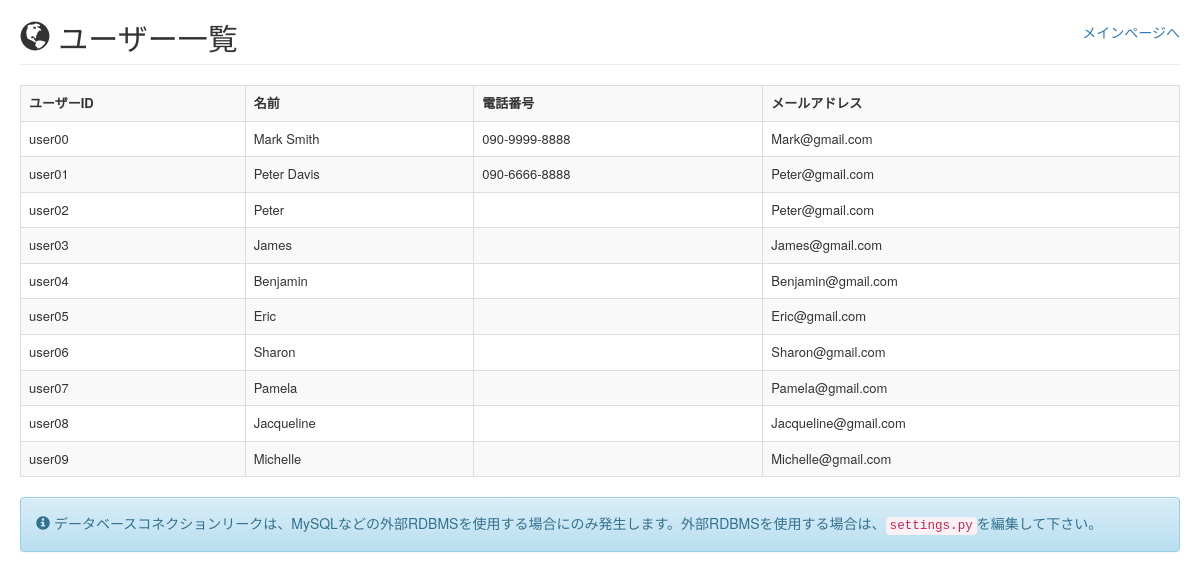
Page /dbconnectionleak/ on the earlier database version.
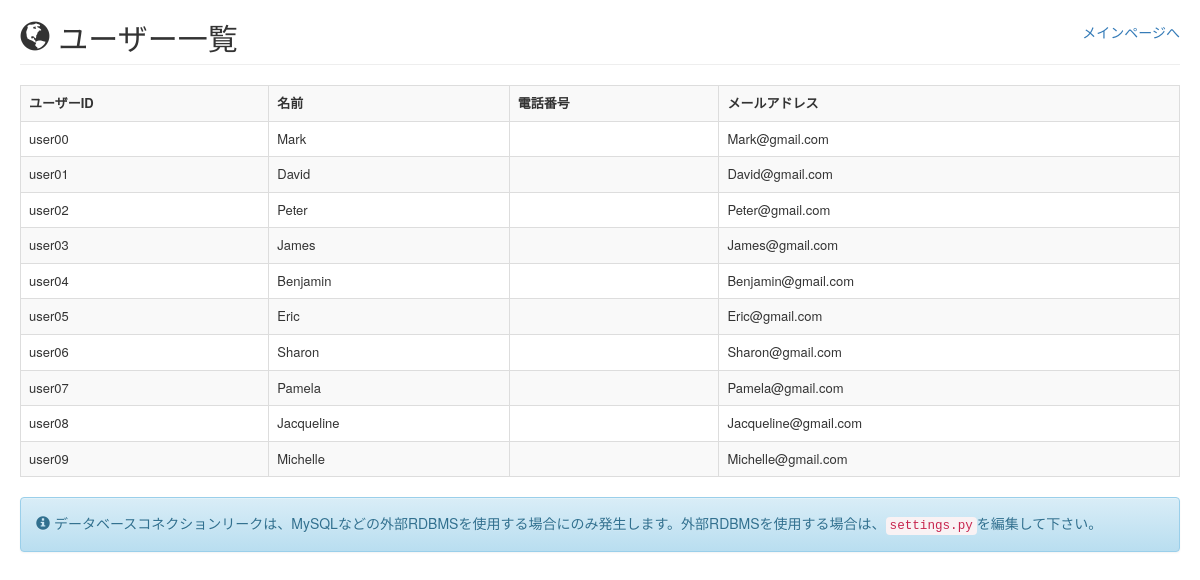
Same page on the later database version.
### easybuggy/models.py (models this page shows)
class User(models.Model):
    id = models.CharField(max_length=10, primary_key=True)
    name = models.CharField(max_length=30)
    password = models.CharField(max_length=30)
    secret = models.CharField(max_length=100)
    ispublic = models.CharField(max_length=5)
    phone = models.CharField(max_length=20, blank=True, null=True)
    mail = models.EmailField(max_length=100, blank=True, null=True)

### easybuggy/views.py (the view)
# urls.py: url(r'^dbconnectionleak/$', views.db_connection_leak, name='dbconnectionleak'),
def db_connection_leak(request):
    d = {
        'title': _('title.dbconnectionleak.page'),
        'note': _('msg.note.dbconnectionleak'),
    }
    c = connection.cursor()
    try:
        c.execute("SELECT id, name, phone, mail FROM easybuggy_user WHERE ispublic = 'true' ORDER BY id asc")
        d['users'] = c.fetchall()
    except Exception as e:
        logger.exception('Exception occurs: %s', e)
    finally:
        pass
    return render(request, 'dbconnectionleak.html', d)

### templates/dbconnectionleak.html
{% extends "base.html" %}
{% load i18n %}
{% block body %}
{% include "header.html" %}
<table class="table table-striped table-bordered table-hover" style="font-size: small;">
    <tr>
        <th>{% trans 'label.user.id' %}</th>
        <th>{% trans 'label.name' %}</th>
        <th>{% trans 'label.phone' %}</th>
        <th>{% trans 'label.mail' %}</th>
    </tr>
    {% for user in users %}
    <tr>
        <td>{{ user.0 }}</td>
        <td>{{ user.1 }}</td>
        <td>{{ user.2|default_if_none:'' }}</td>
        <td>{{ user.3|default_if_none:'' }}</td>
    </tr>
    {% endfor %}
</table>
{% include "messages.html" %}
{% endblock %}

Differences in the rows shown:
changed User "user00": name "Mark Smith" → "Mark"; phone "090-9999-8888" → (not shown)
changed User "user01": name "Peter Davis" → "David"; mail "Peter@gmail.com" → "David@gmail.com"; phone "090-6666-8888" → (not shown)
